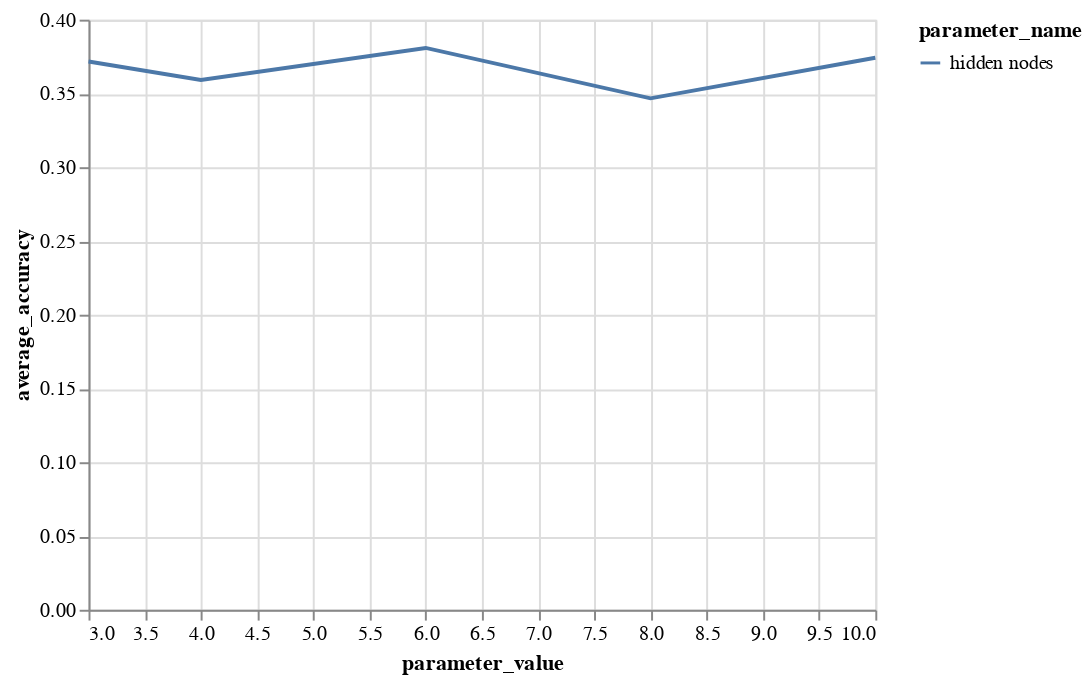

Write notebook code for a chart like this one.
### Code cell
alt.Chart(validation_results).mark_line().encode(
    x='parameter_value',
    y='average_accuracy',
    color='parameter_name'
)

### Figure 1 — Vega-Lite specification as saved in the notebook (floating-point values rounded to 4 significant figures)
{"config": {"view": {"continuousWidth": 400, "continuousHeight": 300}}, "data": {"name": "data-213cf9c0dd0cbdaad378050df80a1be9"}, "mark": "line", "encoding": {"color": {"field": "parameter_name", "type": "nominal"}, "x": {"field": "parameter_value", "type": "quantitative"}, "y": {"field": "average_accuracy", "type": "quantitative"}}, "$schema": "https://vega.github.io/schema/vega-lite/v4.17.0.json", "datasets": {"data-213cf9c0dd0cbdaad378050df80a1be9": [{"parameter_name": "hidden nodes", "parameter_value": 3, "average_accuracy": 0.3717}, {"parameter_name": "hidden nodes", "parameter_value": 4, "average_accuracy": 0.3592}, {"parameter_name": "hidden nodes", "parameter_value": 6, "average_accuracy": 0.3808}, {"parameter_name": "hidden nodes", "parameter_value": 8, "average_accuracy": 0.3467}, {"parameter_name": "hidden nodes", "parameter_value": 10, "average_accuracy": 0.3742}]}}
